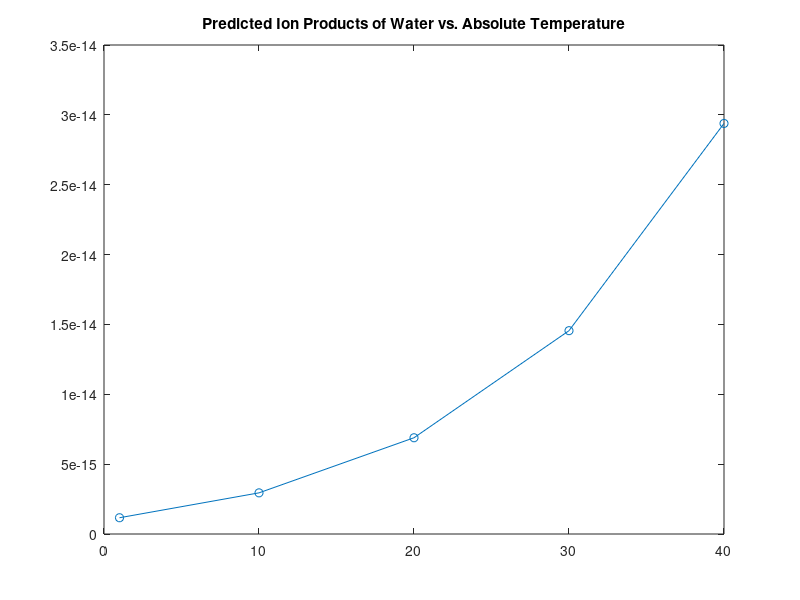

The MATLAB source for this figure: (Note: this script raises an error after producing the figure.)
% BME313_Lab8_P2_ShaoPoHuang
% This program will use the general linear least squares model to evaluate
% parameters a, b, c, and d and make plots of the ion products and squared
% residuals versus temperature

clear; clc; close all % clear all variables and console, close all figures

K = [1.164e-15; 2.95e-15; 6.846e-15; 1.467e-14; 2.929e-14]; % set up ion products (K) matrix
T = [1; 10; 20; 30; 40]; % set up temperature (T) matrix
Kw = zeros(); % initialize matrix for predicted ion products (Kw)

% define basis functions z0, z1, and z2 for Z matrix
z0 = 1./T; 
z1 = log10(T);
z2 = T;

% set up Z matrix
Z = [z0 z1 z2 ones(size(T))];

% solve for parameters and store in vector a
a = Z\(-log10(K));

% determine predicted ion product values and store in matrix Kw
for i = 1:length(T)
Kw(i) = (10^-(a(1)*z0(i) + a(2)*z1(i) + a(3)*z2(i) + a(4)));
end

% plot of predicted ion products of water vs. absolute temperature
figure(1)
plot(T, Kw,'-o')
title('Predicted Ion Products of Water vs. Absolute Temperature')
ax = gca;
ax.TitleFontSizeMultiplier = 0.9;
xlabel('Absolute Temperature (K)')
ylabel('Predicted Ion Products of Water')

% calculate square residual values and store in matrix Kr
Kr = (K - Kw').^2;

% plot of square residual values vs. absolute temperature
figure(2)
plot(T,Kr,'-o')
title('Squared Residuals vs. Absolute Temperature')
xlabel('Absolute Temperature (K)')
ylabel('Squared Residuals')

% display parameters and basis functions
fprintf('The parameters a, b, c, and d are as follows:\n\n')
fprintf('a = %.4f\nb = %.4f\nc = %.4f\nd = %.4f\n\n', a(1), a(2), a(3), a(4))
fprintf('The basis functions for the Z matrix are z0 = 1/T, z1 = log10(T), z2 = T, and z3 = 1.\n') 



